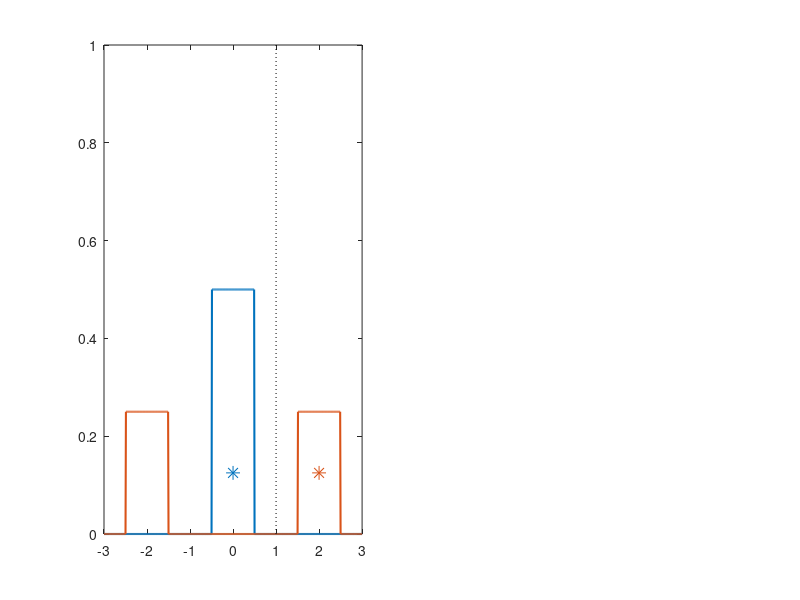

Recreate this plot in MATLAB. (Note: this script raises an error after producing the figure.)
% Figure 4: this code visualizes the distribution for the dipping
% classification example. 

close all;
clear all;

save_to_pdf = 1; % requires export_fig to be installed in export_fig
% https://nl.mathworks.com/matlabcentral/fileexchange/23629-export_fig

%% 

subplot(1,2,1);

x = -3:0.01:3;

linewidth = 1.5;

c1 = and(x > -2.5,x < -1.5);
c2 = and(x > -0.5, x < 0.5);
c3 = and(x > 1.5, x < 2.5);

neg = c2;
pos = or(c1, c3);

pneg = plot(x, neg*0.5, 'LineWidth',linewidth);
hold on;
ppos = plot(x, pos*0.5*0.5, 'LineWidth',linewidth);

blue = get(pneg,'Color');
red = get(ppos,'Color');

markersize = 100;
sblue = scatter(0, 0.25*0.5,markersize, blue, '*');
sred = scatter([2], [0.25*0.5], markersize, red, '*');

model2 = plot([1, 1],[0, 1],'k:');
cols = colororder;

leg = legend([pneg, ppos, sblue, model2],'$p(x,y=+1)$','$p(x,y=-1)$','data $n=2$','model $n=2$','fontsize',10,'Interpreter','latex');

set(gca,'YTick',[0, 0.25, 0.5])
set(gcf,'color','white')

axis([-3, 3, 0, 0.5])
box off;

xlabel('x')
ylabel('density')

set(gcf,'position',[680   715   560   110]);

set(leg,'position',[0.5047    0.2586    0.2089    0.6682]);

if save_to_pdf
    addpath('export_fig');
    export_fig figures/figure4.pdf;
end



